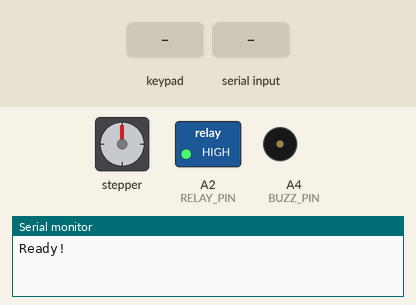
A sketch run on a simulated Arduino Uno, built with avr-gcc and run on an emulated ATmega328P. On the bench: stepper motor, switched loads named in the sketch (green lamp = pin HIGH), buzzer (waves = sounding, pin HIGH), the last lines printed to the serial monitor. Wiring (inferred from the names in the program): 2×2 keypad with keys 1 A B C: rows pin 9, pin 10; columns pin 11, pin 12; stepper motor (2048 steps per turn assumed): coils pin 5, pin 7, pin 6, pin 8. The test bench sets the inputs (shaded band). Pins used as bus, display or sensor lines are not drawn.

Above: at 2.2 s.
2.3 s: key 'A' pressed
At 3.54 s:
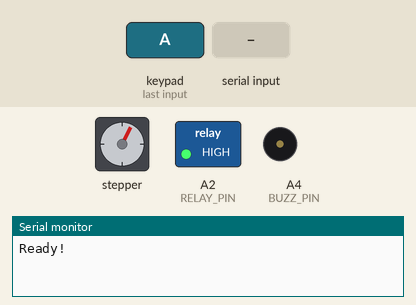
5.3 s: "$SPD \n" received over Serial
7.4 s: key 'C' pressed
At 8.03 s:
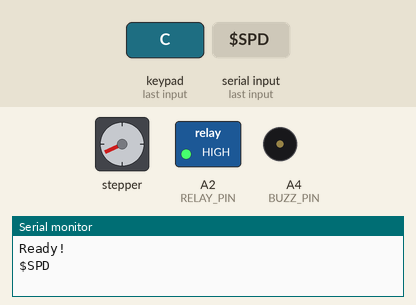
9.7 s: key 'A' pressed
At 11.1 s:
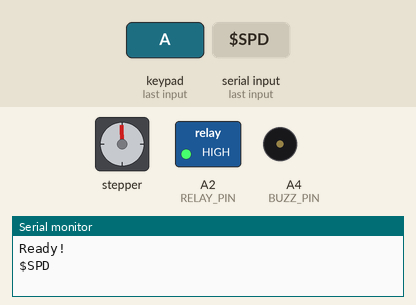
Timing chart, 0 to 12.7 s (numbered marks = the images above; inputs shaded):
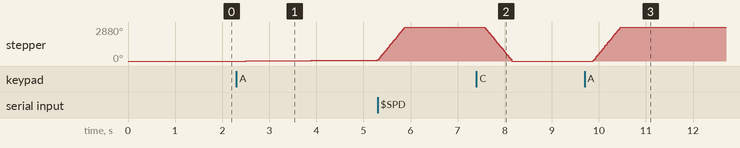

The sketch:

Code.ino
```cpp
#include <TimerOne.h>
#include <SoftwareSerial.h>

SoftwareSerial mySerial(2, 3); // RX, TX

#define BUZZ_PIN A4
#define RELAY_PIN A2
const uint8_t COL_PIN[2] = {11,12};
const uint8_t ROW_PIN[2] = {9,10};
bool button_status[2][2] = {{1,1},{1,1}};

#define BUZZ_TIME_HIGH 50
#define BUZZ_TIME_LOW 500
struct buzz_info{
  uint32_t time_blink;
  uint8_t times;
};
buzz_info buzz{0,0};

#define STEP_PER_ROUND 2048
#define START_SPEED 5 //rpm
#define START_TICK 60L*1000L*1000L/STEP_PER_ROUND/START_SPEED
#define TIME_PER_TICK 4 //us
const uint8_t MOTOR_PIN[4] = {5,6,7,8};
const uint8_t MOTOR_STATE[4] = {0b0101,0b0110,0b1010,0b1001};

typedef enum eRunState{
  emStop = 0,
  emAccel,  // emAccelerate
  emDecel,  // emDecelerate
  emSlowDown,
  emRun     // max speed
};
struct motor_control{
  int32_t cur_step;
  int32_t mov_step;
  int8_t state;
  int8_t dir;
  uint32_t cur_ticks;
  uint32_t ticks;
  float speed_rpm;
};
motor_control motor{0,0,0,0,START_TICK,START_TICK,START_SPEED};

char data_Serial[32] = {0};
char data_mySerial[32] = {0};
bool is_dumpSpeed = false;

void move(int32_t target_step){
  if(target_step == motor.cur_step) return;
  motor.mov_step = target_step;
  if(motor.mov_step > motor.cur_step) motor.dir = 1;
  else motor.dir = -1;
  Timer1.initialize(motor.cur_ticks);
  Timer1.attachInterrupt(interrupt_handle);
}
void stop(){
  Timer1.detachInterrupt();
  motor.dir = 0;
}
void set_speed(float speed){
  if(speed < 0) return;
  motor.ticks = 60L * 1000L * 1000L / STEP_PER_ROUND / speed;
  motor.speed_rpm = speed;
}
void interrupt_handle(){
  if(motor.cur_ticks != motor.ticks){
    motor.cur_ticks = motor.ticks;
    Timer1.setPeriod(motor.ticks);
  }
  for(uint8_t i = 0; i < 4; i++)
    digitalWrite(MOTOR_PIN[i], (MOTOR_STATE[motor.state%4]>>i)&0x1);
  motor.state += motor.dir;
  if(motor.state > 3) motor.state = 0;
  else if(motor.state < 0) motor.state = 3;
  motor.cur_step += motor.dir;
  if(motor.cur_step == motor.mov_step) stop();
}
void read_keyPad(){
  static uint32_t time_run = 0;
  static bool index = 0;
  static uint32_t start_press = -1;
  static int8_t pressed = -1;
  static bool handled = false;
  if(time_run > millis()) return;
  time_run = millis()+10;
  for(uint8_t i = 0; i < 2; i++){
    if(pressed == i*2+index || pressed < 0){
      if(millis() - start_press >= 1000 && pressed == i*2+index){ // holded
        if(i*2+index == 0){ //UP
          set_speed(motor.ticks - 5);
        }
        else if(i*2+index == 2){ //DOWN
          set_speed(motor.ticks + 5);
        }
        else if(handled == false){
          handled = true;
          digitalWrite(RELAY_PIN, !digitalRead(RELAY_PIN));
          Serial.println(digitalRead(RELAY_PIN) ? "Power on":"Power off");
        }
      }
      if(digitalRead(ROW_PIN[i]) != button_status[i][index]){
        button_status[i][index] = !button_status[i][index];
        if(button_status[i][index] == 0){
          //buzz.times = 1;
          pressed = i*2+index;
          start_press = millis();
          if(i*2+index == 0){ //UP
            set_speed(motor.speed_rpm - 1);
          }
          else if(i*2+index == 2){ //DOWN
            set_speed(motor.speed_rpm + 1);
          }
        }
        else if(button_status[i][index] == 1){
          if(i*2+index == 0 || i*2+index == 2){
            is_dumpSpeed = true;
          }
          else if(handled == false){
            if(i*2+index == 1){ //CW
              if(motor.dir == 0) move(motor.cur_step + 1000*STEP_PER_ROUND);
              else stop();
            }
            else if(i*2+index == 3){ //CCW
              if(motor.dir == 0) move(motor.cur_step - 1000*STEP_PER_ROUND);
              else stop();
            }
          }
          handled = false;
          pressed = -1;
          start_press = -1;
        }
      }
    }
  }
  if(pressed >= 0) return;
  index = !index;
  digitalWrite(COL_PIN[index],0);
  digitalWrite(COL_PIN[!index],1);
}
void setup() {
  Serial.begin(115200);
  mySerial.begin(115200);
  for(uint8_t i = 0; i < 2; i++){
    pinMode(COL_PIN[i],OUTPUT);
    digitalWrite(COL_PIN[i],HIGH);
    pinMode(ROW_PIN[i],INPUT);
  }
  for(uint8_t i = 0; i < 4; i++){
    pinMode(MOTOR_PIN[i],OUTPUT);
  }
  pinMode(BUZZ_PIN, OUTPUT);
  pinMode(RELAY_PIN, OUTPUT);
  delay(1000);
  digitalWrite(RELAY_PIN, HIGH);
  Serial.println("Ready!");
}
void loop() {
  if (Serial.available()){
    while (Serial.available())
      data_Serial[strlen(data_Serial)] = (char)Serial.read();
    if(data_Serial[strlen(data_Serial)-1] == '\n'){
      Serial.print(data_Serial);
      String str = String(data_Serial);
      if(str.indexOf("$CCW ") >= 0){
        str.replace("$CCW ","");
        move(motor.cur_step - str.toFloat()*STEP_PER_ROUND);
      }
      else if(str.indexOf("$CW ") >= 0){
        str.replace("$CW ","");
        move(motor.cur_step - str.toFloat()*STEP_PER_ROUND);
      }
      else if(str.indexOf("$STOP") >= 0){
        stop();
      }
      else if(str.indexOf("$SPD ") >= 0){
        str.replace("$SPD ","");
        set_speed(str.toFloat());
      }
      else{
        mySerial.print(data_Serial);
      }
      memset(data_Serial, 0, 32*sizeof(char));
    }
  }
  if (mySerial.available()){
    while (mySerial.available())
      data_mySerial[strlen(data_mySerial)] = (char)mySerial.read();
    if(data_mySerial[strlen(data_mySerial)-1] == '\n'){
      Serial.print(data_mySerial);
      memset(data_mySerial, 0, 32*sizeof(char));
    }
  }
  read_keyPad();
  if(buzz.times > 0 && millis() >= buzz.time_blink){
    bool cur_val = digitalRead(BUZZ_PIN);
    if(cur_val){
      buzz.time_blink = millis() + BUZZ_TIME_LOW;
      buzz.times--;
    }
    else
      buzz.time_blink = millis() + BUZZ_TIME_HIGH;
    digitalWrite(BUZZ_PIN, !cur_val);
  }
  if(is_dumpSpeed){
    Serial.println(motor.speed_rpm);
    is_dumpSpeed = false;
  }
}
```

Measured:
- after the input at 2.3 s, stepper: keeps turning clockwise at about 30°/s, starting after 0.20 s
- after the input at 9.7 s, stepper: turns 2879° clockwise in 0.59 s, starting after 0.17 s
